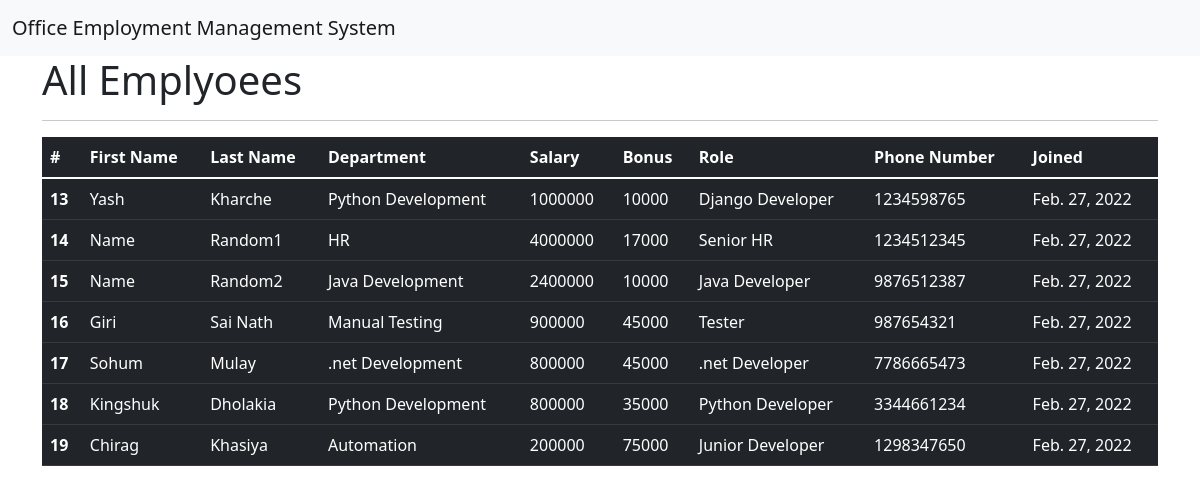
The page /view-all on the database its author committed.
### App1/models.py (models this page shows, shortened)
class Employee(models.Model):
    first_name = models.CharField(max_length=100,null=False)
    last_name = models.CharField(max_length=100)
    dept = models.ForeignKey(Department,on_delete=models.CASCADE)
    salary = models.IntegerField(default=0)
    bonus = models.IntegerField(default=0)
    role = models.ForeignKey(Role,on_delete=models.CASCADE)
    phone = models.IntegerField()
    hire_date = models.DateField(auto_now_add=True)

class Department(models.Model):
    name = models.CharField(max_length=100,null=False)
    location = models.CharField(max_length=100)
    def __str__(self):
        return f"{self.name}"

class Role(models.Model):
    name = models.CharField(max_length=100,null=False)
    def __str__(self):
        return f"{self.name}"

### App1/views.py (the view)
# urls.py: path("view-all",views.view_all,name="view-all"),
def view_all(request):
    emp = Employee.objects.all()
    return render(request,"App1/viewall.html",{
        "emp":emp
    })

### App1/templates/App1/viewall.html (shortened to what this page needs)
{% extends 'App1/base.html' %}
{% block "body" %}
 <div class="container">
    <h1>All Emplyoees</h1>
    <hr>
    <table class="table table-dark table-hover">
        <thead>
          <tr>
            <th scope="col">#</th>
            <th scope="col">First Name</th>
            <th scope="col">Last Name</th>
            <th scope="col">Department</th>
            <th scope="col">Salary</th>
            <th scope="col">Bonus</th>
            <th scope="col">Role</th>
            <th scope="col">Phone Number</th>
            <th scope="col">Joined</th>
          </tr>
        </thead>
        <tbody>
            {% for e in emp %}
          <tr>
            <th scope="row"> {{ e.id }} </th>
            <td> {{ e.first_name }} </td>
            <td> {{ e.last_name }} </td>
            <td> {{ e.dept }} </td>
            <td> {{ e.salary }} </td>
            <td> {{ e.bonus }} </td>
            <td> {{ e.role }} </td>
            <td> {{ e.phone }} </td>
            <td> {{ e.hire_date }} </td>
          </tr>
          {% endfor %}
        </tbody>
      </table>
 </div>
{% endblock "body" %}

### App1/templates/App1/base.html (shortened to what this page needs)
<!doctype html>
<html lang="en">
  <head>
    <link href="https://cdn.jsdelivr.net/npm/bootstrap@5.1.3/dist/css/bootstrap.min.css" rel="stylesheet">
  </head>
  <body>
    <nav class="navbar navbar-expand-lg navbar-light bg-light">
      <div class="container-fluid">
        <a class="navbar-brand" href="{% url 'index' %}">Office Employment Management System</a>
      </div>
    </nav>
    {% block "body" %}{% endblock "body" %}
  </body>
</html>

### rows shown on the page
Employee: id "13", first_name "Yash", last_name "Kharche", dept "Python Development", salary "1000000", bonus "10000", role "Django Developer", phone "1234598765", hire_date "Feb. 27, 2022"
Employee: id "14", first_name "Name", last_name "Random1", dept "HR", salary "4000000", bonus "17000", role "Senior HR", phone "1234512345", hire_date "Feb. 27, 2022"
Employee: id "15", first_name "Name", last_name "Random2", dept "Java Development", salary "2400000", bonus "10000", role "Java Developer", phone "9876512387", hire_date "Feb. 27, 2022"
Employee: id "16", first_name "Giri", last_name "Sai Nath", dept "Manual Testing", salary "900000", bonus "45000", role "Tester", phone "987654321", hire_date "Feb. 27, 2022"
Employee: id "17", first_name "Sohum", last_name "Mulay", dept ".net Development", salary "800000", bonus "45000", role ".net Developer", phone "7786665473", hire_date "Feb. 27, 2022"
Employee: id "18", first_name "Kingshuk", last_name "Dholakia", dept "Python Development", salary "800000", bonus "35000", role "Python Developer", phone "3344661234", hire_date "Feb. 27, 2022"
Employee: id "19", first_name "Chirag", last_name "Khasiya", dept "Automation", salary "200000", bonus "75000", role "Junior Developer", phone "1298347650", hire_date "Feb. 27, 2022"
